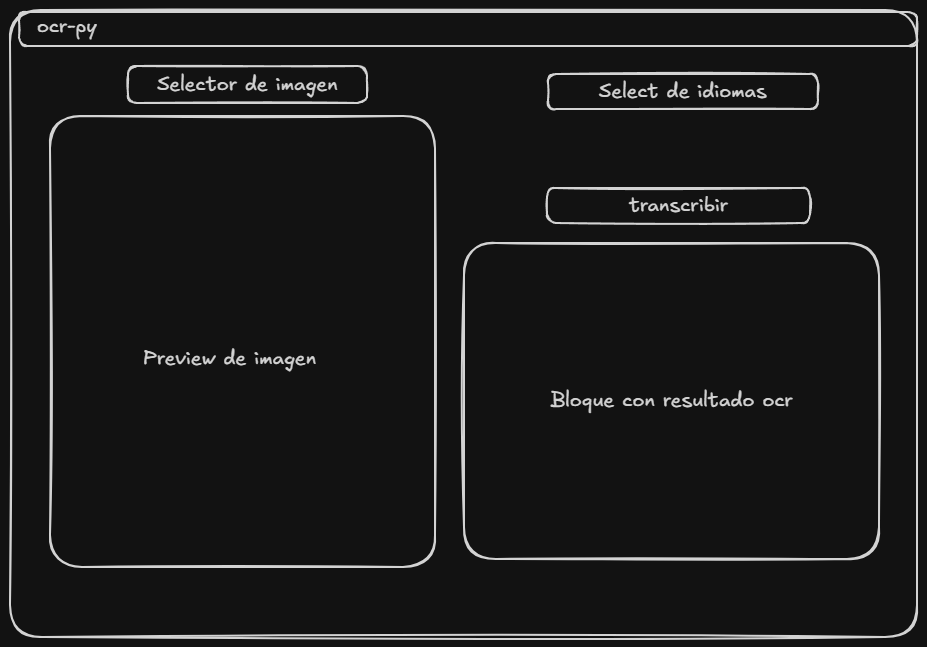
#> input picture canvas.png, 927 x 647 px
$ python -i image_preprocessing.py   (imports and definitions only)
#> lines starting #> are read from the running program, lines starting #| are printed output that depends on the picture; after the words box and inside, x2 and y2 are one past the last pixel; in counts of white or black regions, pixels touching at a corner belong together
#> further down, picture is the input picture: PIL image 927x647 RGBA; mean R, G, B, A 27, 27, 27, 255
"""Generación de variantes preprocesadas de una imagen para mejorar el OCR sobre fondos complejos."""

import cv2
import numpy as np
from PIL import Image, ImageOps

MIN_TEXT_HEIGHT = 150  # px, alto mínimo antes de escalar la imagen
MAX_UPSCALE = 4        # tope de factor de escala


def generate_variants(image: Image.Image) -> list[tuple[str, Image.Image]]:
    """Devuelve el conjunto fijo de variantes preprocesadas de `image`.

    Si `image` tiene menos de `MIN_TEXT_HEIGHT` píxeles de alto (típico de capturas
    de una sola línea), se escala primero (hasta `MAX_UPSCALE` veces) para que
    Tesseract pueda resolver texto con contorno grueso o fuentes decorativas.

    El primer elemento siempre es ("original", image) para garantizar no-regresión
    (`image` ya escalada si hizo falta). El resto aplica escala de grises,
    autocontraste, Otsu (directo e invertido), umbral adaptativo y separación por
    canal de color, usando cv2/numpy. No importa Tkinter ni pytesseract (respeta MVC).
    """
    image = _upscale_if_needed(image)
    gray = np.array(ImageOps.autocontrast(image.convert("L")))
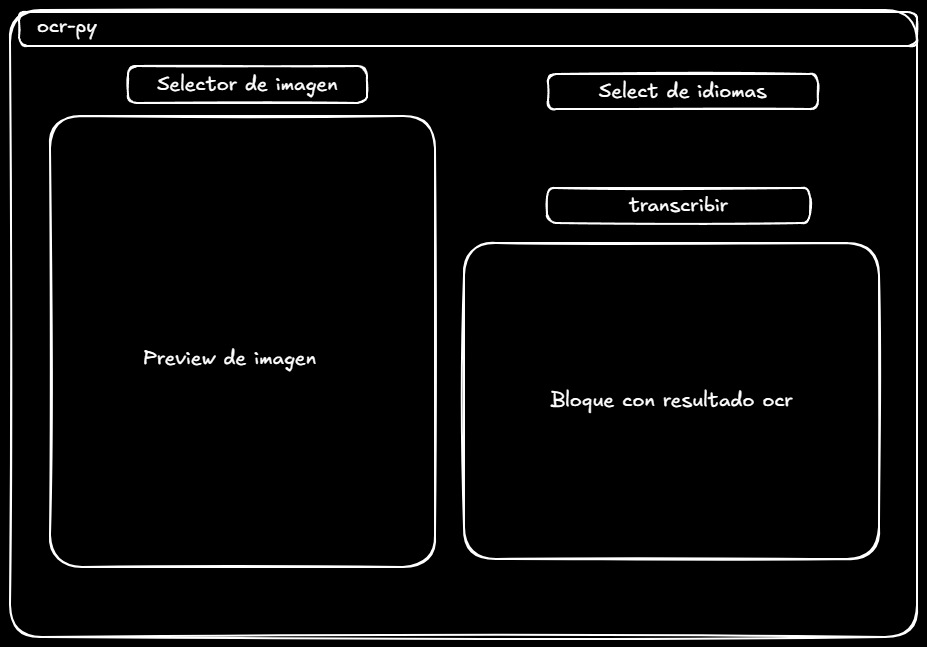
#> gray: shape (647, 927); min 0, max 255, mean 11.9
    _, otsu = cv2.threshold(gray, 0, 255, cv2.THRESH_BINARY + cv2.THRESH_OTSU)
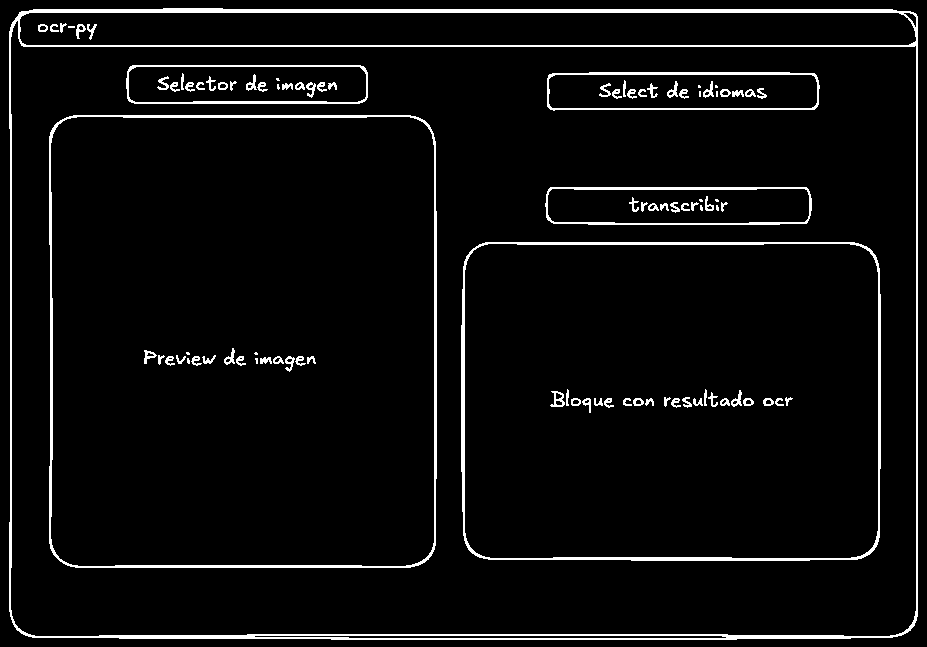
#> otsu: shape (647, 927); 4.7% white; 97 white regions (15 under 20 px), largest, box (x1, y1, x2, y2) and area: (9, 8, 918, 640) 11470, (49, 115, 437, 568) 4402, (461, 242, 881, 561) 4133
    _, otsu_invertido = cv2.threshold(gray, 0, 255, cv2.THRESH_BINARY_INV + cv2.THRESH_OTSU)
    adaptativo = cv2.adaptiveThreshold(
        gray, 255, cv2.ADAPTIVE_THRESH_GAUSSIAN_C, cv2.THRESH_BINARY, 31, 10
    )
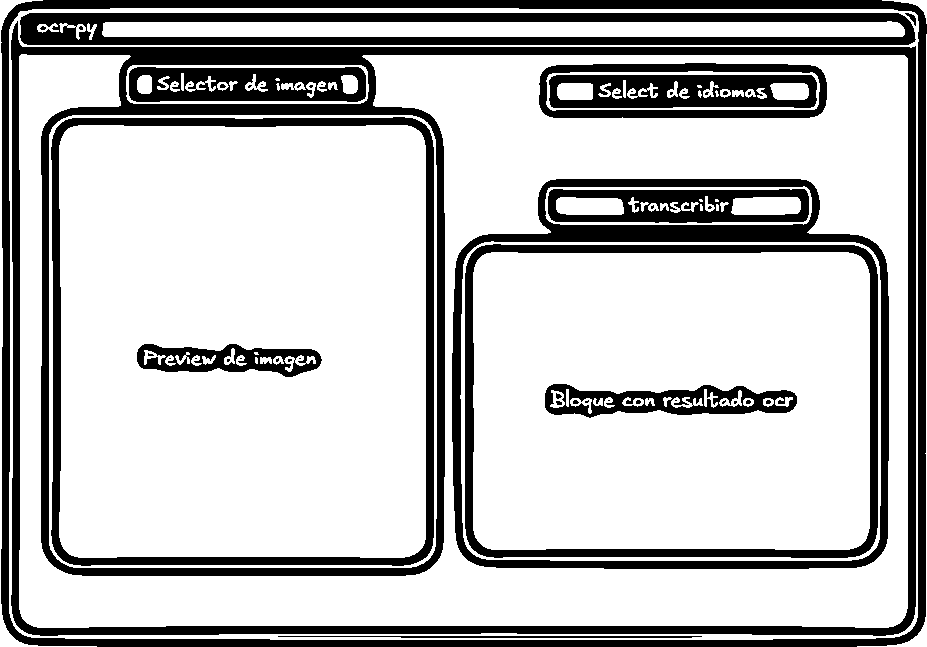
#> adaptativo: shape (647, 927); 74.7% white; 52 black regions (36 under 20 px), largest, box (x1, y1, x2, y2) and area: (11, 21, 916, 636) 39852, (1, 0, 927, 647) 23936, (452, 179, 889, 569) 16437
    canal_color = _mejor_canal_color(image)

    return [
        ("original", image),
        ("gris_autocontraste", Image.fromarray(gray)),
        ("otsu", Image.fromarray(otsu)),
        ("otsu_invertido", Image.fromarray(otsu_invertido)),
        ("adaptativo", Image.fromarray(adaptativo)),
        ("canal_color", canal_color),
    ]


def _upscale_if_needed(image: Image.Image) -> Image.Image:
    """Escala `image` si su alto es menor a `MIN_TEXT_HEIGHT`, hasta `MAX_UPSCALE`
    veces, preservando la relación de aspecto.
    """
    width, height = image.size
    if height >= MIN_TEXT_HEIGHT:
        return image

    scale = min(MIN_TEXT_HEIGHT / height, MAX_UPSCALE)
    new_size = (round(width * scale), round(height * scale))
    return image.resize(new_size, Image.LANCZOS)


def _mejor_canal_color(image: Image.Image) -> Image.Image:
    """Separa el texto del fondo usando el canal RGB de mayor varianza + Otsu.

    Útil cuando el texto y el fondo tienen colores distintos pero luminosidad
    similar (ej. texto naranja sobre fondo violeta), donde la escala de grises
    los mezcla en un tono parecido.
    """
    rgb = np.array(image.convert("RGB"))
    canal = max(range(3), key=lambda i: rgb[:, :, i].var())
#> canal = 2
    _, binarizado = cv2.threshold(
        rgb[:, :, canal], 0, 255, cv2.THRESH_BINARY + cv2.THRESH_OTSU
    )
#> binarizado: shape (647, 927); 4.8% white; 97 white regions (15 under 20 px), largest, box (x1, y1, x2, y2) and area: (9, 8, 918, 640) 11510, (49, 115, 437, 568) 4415, (461, 242, 881, 561) 4146
    return Image.fromarray(binarizado)

>>> from PIL import Image
>>> picture = Image.open('../canvas.png')
>>> result = generate_variants(picture)
#> result = 6 items
